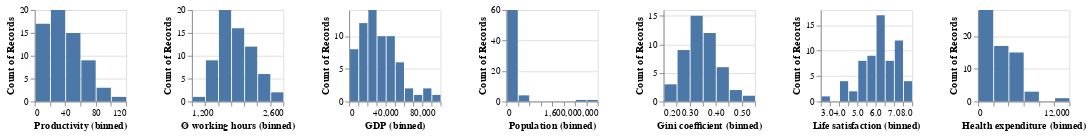

The notebook cell saved with this chart:
### Markdown cell above
This information reflects that our data set contains some null values we need to handle with. As a rule of thumb a linear regression with one dependent and one independent variable requires at least 30 observations. Hence it can be assumed that the number of observations is sufficient for a simple linear regression model. Regarding a multiple linear regression model for each additional indipendent variable added to the equation an additional 10 observations are required (https://home.csulb.edu/~msaintg/ppa696/696regmx.htm#:~:text=Regression%20with%20only%20one%20dependent,variable%20added%20to%20the%20equation). 
In our case, a dataset of at least 80 observations would be required to take every independent variable into account. For this reason we cannot afford to eliminate the observations with missing values. Alternativley we will appropriately replace the missing values with mean or median. Despite the data correction we furthermore need to think about eleminating isolated variables of our multiple linear regression model. 

Additionally we were thinking about a method called oversampling to add artificial samples. However, research on this subject revealed, that this method only works for categorical variables to adjust the class distribution of a data set. Hence it is not practicable for this project.

To deal with existing missing values we had to figure out what is a better measure of the central tendency of data and use that value to appropriately replace missing values.
We generated distribution plots to decide which techniques to use.
    - Outliers data points will have a significant impact on the mean and hence, in such cases, it is not recommended to use the mean for replacing the missing values. 
    - For symmetric data distribution, one can use the mean value for imputing missing values.

Please find the additional boxplot visualization in the Appendix.

### Chart 1: Distribution Plot

### Code cell
alt.Chart(df).mark_bar().encode(
    alt.X(alt.repeat("column"), type="quantitative", bin=True),
    y='count()',
).properties(
    width=100,
    height=100
).repeat(
    column=['Productivity', 'Ø working hours', 'GDP', 'Population','Gini coefficient','Life satisfaction','Health expenditure']
)

### Figure 1 — Vega-Lite specification as saved in the notebook (floating-point values rounded to 4 significant figures)
{"config": {"view": {"continuousWidth": 400, "continuousHeight": 300}}, "repeat": {"column": ["Productivity", "Ø working hours", "GDP", "Population", "Gini coefficient", "Life satisfaction", "Health expenditure"]}, "spec": {"data": {"name": "data-0f784a42502bfd1e3cf82a51730ef2f6"}, "mark": "bar", "encoding": {"x": {"bin": true, "field": {"repeat": "column"}, "type": "quantitative"}, "y": {"aggregate": "count", "type": "quantitative"}}, "height": 100, "width": 100}, "$schema": "https://vega.github.io/schema/vega-lite/v4.17.0.json", "datasets": {"data-0f784a42502bfd1e3cf82a51730ef2f6": [{"Continent": "Americas", "Country": "Argentina", "Code": "ARG", "Year": 2017, "Ø working hours": 1692.0, "GDP": 23270.0, "Population": 44054616, "Gini coefficient": null, "Life satisfaction": 6.086, "Productivity": 30.96, "Health expenditure": 2470.0}, {"Continent": "Oceania", "Country": "Australia", "Code": "AUS", "Year": 2017, "Ø working hours": 1731.0, "GDP": 52540.0, "Population": 24590336, "Gini coefficient": null, "Life satisfaction": 7.234, "Productivity": 60.34, "Health expenditure": 4716.0}, {"Continent": "Europe", "Country": "Austria", "Code": "AUT", "Year": 2017, "Ø working hours": 1613.0, "GDP": 51950.0, "Population": 8797497, "Gini coefficient": 0.2974, "Life satisfaction": 7.195, "Productivity": 64.78, "Health expenditure": 5641.0}, {"Continent": "Asia", "Country": "Bangladesh", "Code": "BGD", "Year": 2017, "Ø working hours": 2232.0, "GDP": 4113.0, "Population": 161793968, "Gini coefficient": null, "Life satisfaction": 5.114, "Productivity": 4.308, "Health expenditure": 101.2}, {"Continent": "Europe", "Country": "Belgium", "Code": "BEL", "Year": 2017, "Ø working hours": 1544.0, "GDP": 45150.0, "Population": 11384491, "Gini coefficient": 0.2739, "Life satisfaction": 6.772, "Productivity": 68.52, "Health expenditure": 5450.0}, {"Continent": "Americas", "Country": "Brazil", "Code": "BRA", "Year": 2017, "Ø working hours": 1709.0, "GDP": 14280.0, "Population": 208504960, "Gini coefficient": 0.5333, "Life satisfaction": 6.451, "Productivity": 19.19, "Health expenditure": 1376.0}, {"Continent": "Europe", "Country": "Bulgaria", "Code": "BGR", "Year": 2017, "Ø working hours": 1644.0, "GDP": 19580.0, "Population": 7182430, "Gini coefficient": 0.4038, "Life satisfaction": 5.108, "Productivity": 25.39, "Health expenditure": 1608.0}, {"Continent": "Asia", "Country": "Cambodia", "Code": "KHM", "Year": 2017, "Ø working hours": 2456.0, "GDP": 3951.0, "Population": 15830694, "Gini coefficient": null, "Life satisfaction": 4.998, "Productivity": 3.023, "Health expenditure": 224.8}, {"Continent": "Americas", "Country": "Canada", "Code": "CAN", "Year": 2017, "Ø working hours": 1696.0, "GDP": 48900.0, "Population": 36554344, "Gini coefficient": 0.3331, "Life satisfaction": 7.109, "Productivity": 56.26, "Health expenditure": 5209.0}, {"Continent": "Americas", "Country": "Chile", "Code": "CHL", "Year": 2017, "Ø working hours": 1974.0, "GDP": 22860.0, "Population": 18368582, "Gini coefficient": 0.4444, "Life satisfaction": 5.942, "Productivity": 27.26, "Health expenditure": 2219.0}, {"Continent": "Asia", "Country": "China", "Code": "CHN", "Year": 2017, "Ø working hours": 2174.0, "GDP": 13850.0, "Population": 1410275968, "Gini coefficient": 0.3908, "Life satisfaction": 5.144, "Productivity": 11.36, "Health expenditure": 706.4}, {"Continent": "Americas", "Country": "Colombia", "Code": "COL", "Year": 2017, "Ø working hours": 1998.0, "GDP": 13430.0, "Population": 48351668, "Gini coefficient": 0.4972, "Life satisfaction": 6.35, "Productivity": 15.63, "Health expenditure": 1088.0}, {"Continent": "Americas", "Country": "Costa Rica", "Code": "CRI", "Year": 2017, "Ø working hours": 2212.0, "GDP": 18130.0, "Population": 4993849, "Gini coefficient": 0.4835, "Life satisfaction": 6.998, "Productivity": 18.73, "Health expenditure": 1440.0}, {"Continent": "Europe", "Country": "Croatia", "Code": "HRV", "Year": 2017, "Ø working hours": 1835.0, "GDP": 25360.0, "Population": 4192468, "Gini coefficient": 0.3035, "Life satisfaction": 5.626, "Productivity": 33.16, "Health expenditure": 1804.0}, {"Continent": "Asia", "Country": "Cyprus", "Code": "CYP", "Year": 2017, "Ø working hours": 1784.0, "GDP": 31250.0, "Population": 1208527, "Gini coefficient": 0.3142, "Life satisfaction": 6.137, "Productivity": 42.59, "Health expenditure": 2533.0}, {"Continent": "Europe", "Country": "Czechia", "Code": "CZE", "Year": 2017, "Ø working hours": 1776.0, "GDP": 35580.0, "Population": 10531315, "Gini coefficient": 0.2485, "Life satisfaction": null, "Productivity": 39.42, "Health expenditure": 2786.0}, {"Continent": "Europe", "Country": "Denmark", "Code": "DNK", "Year": 2017, "Ø working hours": 1400.0, "GDP": 51670.0, "Population": 5737286, "Gini coefficient": 0.2875, "Life satisfaction": 7.693, "Productivity": 72.54, "Health expenditure": 5573.0}, {"Continent": "Americas", "Country": "Ecuador", "Code": "ECU", "Year": 2017, "Ø working hours": 1701.0, "GDP": 11410.0, "Population": 16696947, "Gini coefficient": 0.4467, "Life satisfaction": 5.809, "Productivity": 15.32, "Health expenditure": 863.0}, {"Continent": "Europe", "Country": "Estonia", "Code": "EST", "Year": 2017, "Ø working hours": 1857.0, "GDP": 30980.0, "Population": 1317550, "Gini coefficient": 0.3036, "Life satisfaction": 6.035, "Productivity": 33.49, "Health expenditure": 2242.0}, {"Continent": "Europe", "Country": "Finland", "Code": "FIN", "Year": 2017, "Ø working hours": 1659.0, "GDP": 43830.0, "Population": 5508146, "Gini coefficient": 0.2738, "Life satisfaction": 7.78, "Productivity": 58.88, "Health expenditure": 4339.0}, {"Continent": "Europe", "Country": "France", "Code": "FRA", "Year": 2017, "Ø working hours": 1514.0, "GDP": 42820.0, "Population": 64144092, "Gini coefficient": 0.3163, "Life satisfaction": 6.69, "Productivity": 68.37, "Health expenditure": 5060.0}, {"Continent": "Europe", "Country": "Germany", "Code": "DEU", "Year": 2017, "Ø working hours": 1354.0, "GDP": 51250.0, "Population": 82624368, "Gini coefficient": 0.312, "Life satisfaction": 7.035, "Productivity": 69.85, "Health expenditure": 6028.0}, {"Continent": "Europe", "Country": "Greece", "Code": "GRC", "Year": 2017, "Ø working hours": 2017.0, "GDP": 26480.0, "Population": 10692230, "Gini coefficient": 0.3435, "Life satisfaction": 5.952, "Productivity": 33.36, "Health expenditure": 2326.0}, {"Continent": "Asia", "Country": "Hong Kong", "Code": "HKG", "Year": 2017, "Ø working hours": 2186.0, "GDP": 49930.0, "Population": 7461508, "Gini coefficient": null, "Life satisfaction": 5.659, "Productivity": 44.37, "Health expenditure": null}, {"Continent": "Europe", "Country": "Hungary", "Code": "HUN", "Year": 2017, "Ø working hours": 1937.0, "GDP": 26910.0, "Population": 9788940, "Gini coefficient": 0.3058, "Life satisfaction": 6.0, "Productivity": 33.06, "Health expenditure": 1989.0}, {"Continent": "Europe", "Country": "Iceland", "Code": "ISL", "Year": 2017, "Ø working hours": 1493.0, "GDP": 49840.0, "Population": 343641, "Gini coefficient": 0.2613, "Life satisfaction": 7.533, "Productivity": 59.13, "Health expenditure": 4763.0}, {"Continent": "Asia", "Country": "India", "Code": "IND", "Year": 2017, "Ø working hours": 2117.0, "GDP": 6188.0, "Population": 1354195712, "Gini coefficient": 0.3594, "Life satisfaction": 3.249, "Productivity": 8.01, "Health expenditure": 181.5}, {"Continent": "Asia", "Country": "Indonesia", "Code": "IDN", "Year": 2017, "Ø working hours": 2024.0, "GDP": 10640.0, "Population": 264498848, "Gini coefficient": 0.3879, "Life satisfaction": 5.347, "Productivity": 11.35, "Health expenditure": 317.6}, {"Continent": "Europe", "Country": "Ireland", "Code": "IRL", "Year": 2017, "Ø working hours": 1746.0, "GDP": 86810.0, "Population": 4771860, "Gini coefficient": 0.3136, "Life satisfaction": 7.255, "Productivity": 109.5, "Health expenditure": 5583.0}, {"Continent": "Asia", "Country": "Israel", "Code": "ISR", "Year": 2017, "Ø working hours": 1921.0, "GDP": 38980.0, "Population": 8309256, "Gini coefficient": 0.382, "Life satisfaction": 7.332, "Productivity": 41.02, "Health expenditure": 2992.0}, {"Continent": "Europe", "Country": "Italy", "Code": "ITA", "Year": 2017, "Ø working hours": 1723.0, "GDP": 40160.0, "Population": 60004024, "Gini coefficient": 0.3593, "Life satisfaction": 6.445, "Productivity": 56.27, "Health expenditure": 3617.0}, {"Continent": "Asia", "Country": "Japan", "Code": "JPN", "Year": 2017, "Ø working hours": 1738.0, "GDP": 39600.0, "Population": 126662464, "Gini coefficient": null, "Life satisfaction": 5.908, "Productivity": 42.42, "Health expenditure": 4398.0}, {"Continent": "Europe", "Country": "Latvia", "Code": "LVA", "Year": 2017, "Ø working hours": 1875.0, "GDP": 27160.0, "Population": 1954861, "Gini coefficient": 0.3557, "Life satisfaction": 5.97, "Productivity": 31.57, "Health expenditure": 1704.0}, {"Continent": "Europe", "Country": "Lithuania", "Code": "LTU", "Year": 2017, "Ø working hours": 1844.0, "GDP": 29830.0, "Population": 2904452, "Gini coefficient": 0.3729, "Life satisfaction": 6.064, "Productivity": 32.99, "Health expenditure": 2178.0}, {"Continent": "Europe", "Country": "Luxembourg", "Code": "LUX", "Year": 2017, "Ø working hours": 1519.0, "GDP": 90600.0, "Population": 596290, "Gini coefficient": 0.3452, "Life satisfaction": 7.404, "Productivity": 83.17, "Health expenditure": 5981.0}, {"Continent": "Asia", "Country": "Malaysia", "Code": "MYS", "Year": 2017, "Ø working hours": 2238.0, "GDP": 24160.0, "Population": 31975812, "Gini coefficient": null, "Life satisfaction": 5.428, "Productivity": 23.65, "Health expenditure": 987.6}, {"Continent": "Europe", "Country": "Malta", "Code": "MLT", "Year": 2017, "Ø working hours": 2040.0, "GDP": 35150.0, "Population": 479507, "Gini coefficient": 0.2923, "Life satisfaction": 6.733, "Productivity": 39.22, "Health expenditure": 3873.0}, {"Continent": "Americas", "Country": "Mexico", "Code": "MEX", "Year": 2017, "Ø working hours": 2255.0, "GDP": 18940.0, "Population": 122839256, "Gini coefficient": null, "Life satisfaction": 6.432, "Productivity": 21.02, "Health expenditure": 1076.0}, {"Continent": "Asia", "Country": "Myanmar", "Code": "MMR", "Year": 2017, "Ø working hours": 2438.0, "GDP": 4763.0, "Population": 52288344, "Gini coefficient": 0.307, "Life satisfaction": 4.434, "Productivity": 4.735, "Health expenditure": 214.6}, {"Continent": "Europe", "Country": "Netherlands", "Code": "NLD", "Year": 2017, "Ø working hours": 1430.0, "GDP": 54230.0, "Population": 17207204, "Gini coefficient": 0.2854, "Life satisfaction": 7.425, "Productivity": 70.62, "Health expenditure": 5603.0}, {"Continent": "Oceania", "Country": "New Zealand", "Code": "NZL", "Year": 2017, "Ø working hours": 1752.0, "GDP": 39730.0, "Population": 4746253, "Gini coefficient": null, "Life satisfaction": 7.205, "Productivity": 42.74, "Health expenditure": 3876.0}, {"Continent": "Africa", "Country": "Nigeria", "Code": "NGA", "Year": 2017, "Ø working hours": 1827.0, "GDP": 5061.0, "Population": 193495904, "Gini coefficient": null, "Life satisfaction": 4.356, "Productivity": null, "Health expenditure": 194.8}, {"Continent": "Europe", "Country": "Norway", "Code": "NOR", "Year": 2017, "Ø working hours": 1417.0, "GDP": 69600.0, "Population": 5277396, "Gini coefficient": 0.2699, "Life satisfaction": 7.442, "Productivity": 96.85, "Health expenditure": 6631.0}, {"Continent": "Asia", "Country": "Pakistan", "Code": "PAK", "Year": 2017, "Ø working hours": 2096.0, "GDP": 4744.0, "Population": 216379648, "Gini coefficient": null, "Life satisfaction": 4.443, "Productivity": 8.322, "Health expenditure": 132.7}, {"Continent": "Americas", "Country": "Peru", "Code": "PER", "Year": 2017, "Ø working hours": 1932.0, "GDP": 11960.0, "Population": 31605488, "Gini coefficient": 0.4329, "Life satisfaction": 5.999, "Productivity": 10.75, "Health expenditure": 624.0}, {"Continent": "Asia", "Country": "Philippines", "Code": "PHL", "Year": 2017, "Ø working hours": 2149.0, "GDP": 7858.0, "Population": 106738496, "Gini coefficient": null, "Life satisfaction": 6.268, "Productivity": 9.45, "Health expenditure": 321.6}, {"Continent": "Europe", "Country": "Poland", "Code": "POL", "Year": 2017, "Ø working hours": 2028.0, "GDP": 29050.0, "Population": 38532816, "Gini coefficient": 0.303, "Life satisfaction": 6.242, "Productivity": 33.66, "Health expenditure": 1972.0}, {"Continent": "Europe", "Country": "Portugal", "Code": "PRT", "Year": 2017, "Ø working hours": 1863.0, "GDP": 30430.0, "Population": 10307528, "Gini coefficient": 0.338, "Life satisfaction": 6.095, "Productivity": 34.62, "Health expenditure": 3072.0}, {"Continent": "Europe", "Country": "Romania", "Code": "ROU", "Year": 2017, "Ø working hours": 1806.0, "GDP": 25420.0, "Population": 19698852, "Gini coefficient": 0.3602, "Life satisfaction": 6.13, "Productivity": 32.27, "Health expenditure": 1399.0}, {"Continent": "Europe", "Country": "Russia", "Code": "RUS", "Year": 2017, "Ø working hours": 1974.0, "GDP": 26800.0, "Population": 145452544, "Gini coefficient": 0.3724, "Life satisfaction": 5.441, "Productivity": 27.45, "Health expenditure": 1406.0}, {"Continent": "Asia", "Country": "Singapore", "Code": "SGP", "Year": 2017, "Ø working hours": 2238.0, "GDP": 81440.0, "Population": 5764489, "Gini coefficient": null, "Life satisfaction": 6.378, "Productivity": 54.3, "Health expenditure": 4091.0}, {"Continent": "Europe", "Country": "Slovakia", "Code": "SVK", "Year": 2017, "Ø working hours": 1745.0, "GDP": 26470.0, "Population": 5439418, "Gini coefficient": 0.2324, "Life satisfaction": 6.243, "Productivity": 35.17, "Health expenditure": 2038.0}, {"Continent": "Europe", "Country": "Slovenia", "Code": "SVN", "Year": 2017, "Ø working hours": 1655.0, "GDP": 31590.0, "Population": 2098396, "Gini coefficient": 0.2422, "Life satisfaction": 6.665, "Productivity": 40.55, "Health expenditure": 2998.0}, {"Continent": "Africa", "Country": "South Africa", "Code": "ZAF", "Year": 2017, "Ø working hours": 2209.0, "GDP": 12740.0, "Population": 56641208, "Gini coefficient": null, "Life satisfaction": 5.035, "Productivity": 18.05, "Health expenditure": 1108.0}, {"Continent": "Asia", "Country": "South Korea", "Code": "KOR", "Year": 2017, "Ø working hours": 2063.0, "GDP": 40880.0, "Population": 51511640, "Gini coefficient": null, "Life satisfaction": 5.903, "Productivity": 39.08, "Health expenditure": 2926.0}, {"Continent": "Europe", "Country": "Spain", "Code": "ESP", "Year": 2017, "Ø working hours": 1686.0, "GDP": 38930.0, "Population": 46584168, "Gini coefficient": 0.3465, "Life satisfaction": 6.457, "Productivity": 56.06, "Health expenditure": 3557.0}, {"Continent": "Asia", "Country": "Sri Lanka", "Code": "LKA", "Year": 2017, "Ø working hours": 1924.0, "GDP": 12730.0, "Population": 21506816, "Gini coefficient": null, "Life satisfaction": 4.213, "Productivity": 17.05, "Health expenditure": 459.2}, {"Continent": "Europe", "Country": "Sweden", "Code": "SWE", "Year": 2017, "Ø working hours": 1609.0, "GDP": 52030.0, "Population": 10058191, "Gini coefficient": 0.2877, "Life satisfaction": 7.398, "Productivity": 64.34, "Health expenditure": 5656.0}, {"Continent": "Europe", "Country": "Switzerland", "Code": "CHE", "Year": 2017, "Ø working hours": 1590.0, "GDP": 73620.0, "Population": 8451688, "Gini coefficient": 0.3268, "Life satisfaction": 7.694, "Productivity": 80.59, "Health expenditure": 7990.0}, {"Continent": "Asia", "Country": "Taiwan", "Code": "TWN", "Year": 2017, "Ø working hours": 1990.0, "GDP": 45380.0, "Population": 23665028, "Gini coefficient": null, "Life satisfaction": 6.537, "Productivity": 45.0, "Health expenditure": null}, {"Continent": "Asia", "Country": "Thailand", "Code": "THA", "Year": 2017, "Ø working hours": 2185.0, "GDP": 16670.0, "Population": 70898208, "Gini coefficient": 0.3653, "Life satisfaction": 6.022, "Productivity": 14.75, "Health expenditure": 669.6}, {"Continent": "Asia", "Country": "Turkey", "Code": "TUR", "Year": 2017, "Ø working hours": 1832.0, "GDP": 26610.0, "Population": 82089824, "Gini coefficient": 0.4141, "Life satisfaction": 4.872, "Productivity": 41.8, "Health expenditure": 1167.0}, {"Continent": "Europe", "Country": "United Kingdom", "Code": "GBR", "Year": 2017, "Ø working hours": 1670.0, "GDP": 44090.0, "Population": 66064808, "Gini coefficient": 0.3515, "Life satisfaction": 7.157, "Productivity": 54.68, "Health expenditure": 4516.0}, {"Continent": "Americas", "Country": "United States", "Code": "USA", "Year": 2017, "Ø working hours": 1757.0, "GDP": 60120.0, "Population": 329791232, "Gini coefficient": 0.4118, "Life satisfaction": 6.944, "Productivity": 71.64, "Health expenditure": 10100.0}, {"Continent": "Americas", "Country": "Uruguay", "Code": "URY", "Year": 2017, "Ø working hours": 1552.0, "GDP": 20620.0, "Population": 3422205, "Gini coefficient": 0.3946, "Life satisfaction": 6.6, "Productivity": 28.3, "Health expenditure": 2030.0}, {"Continent": "Asia", "Country": "Vietnam", "Code": "VNM", "Year": 2017, "Ø working hours": 2170.0, "GDP": 6842.0, "Population": 94033048, "Gini coefficient": null, "Life satisfaction": 5.467, "Productivity": 5.653, "Health expenditure": 424.0}]}}
